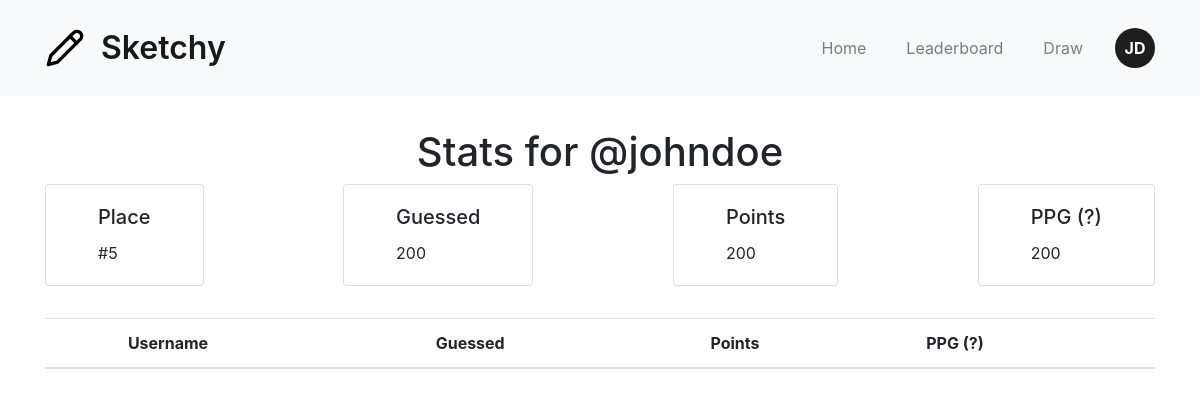
The page /leaderboard on the database as committed earlier.
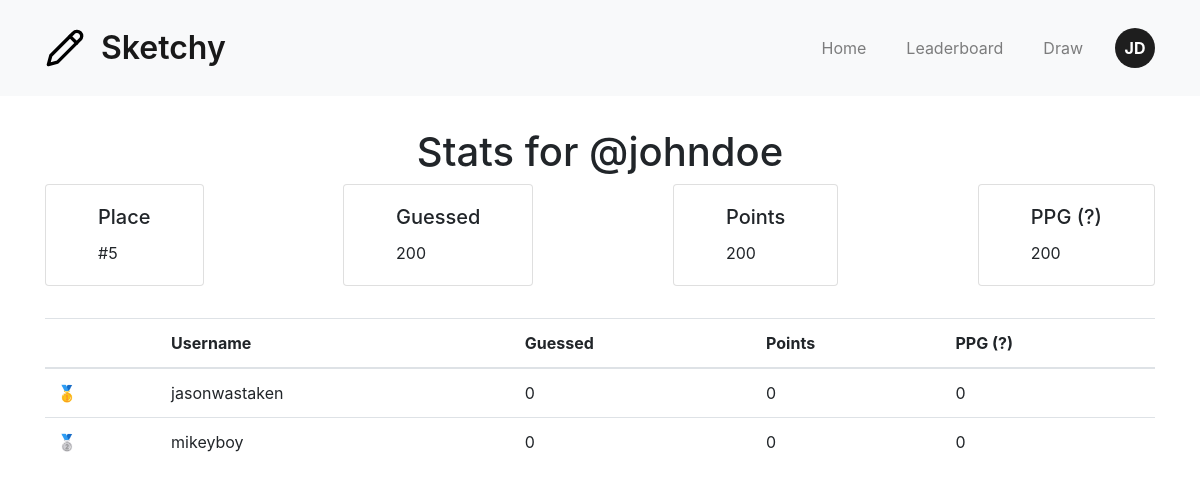
The same page on the database as committed later.
### app/models.py (models this page shows)
class User(db.Model):
    id = db.Column(db.Integer, primary_key=True)
    first_name = db.Column(db.String(50), nullable=False)
    last_name = db.Column(db.String(50), nullable=False)
    username = db.Column(db.String(50), unique=True, nullable=False)
    email = db.Column(db.String(120), unique=True, nullable=False)
    guessed = db.Column(db.Integer, default=0)
    points = db.Column(db.Integer, default=0)
    sketches = db.relationship('Sketch', backref='author', lazy='dynamic')

### app/routes.py (the view)
@app.route('/leaderboard')
def leaderboard():
    leaderboard = db.session.execute(db.select(User).order_by(User.points).limit(200)).scalars()
    return render_template('leaderboard.html', **get_user(), leaderboard=leaderboard)

### app/routes.py (called while the page is built)
def get_user():
    return {
        'username': 'johndoe',
        'first_name': 'John',
        'last_name': 'Doe',
    }

### app/templates/leaderboard.html (shortened to what this page needs)
{% extends "layout.html" %}
{% block head %}
    {{ super() }}
    <link rel="stylesheet" href="{{ url_for('static', filename='css/leaderboard.css') }}">
{% endblock %}
{% block content %}
    <h1>Stats for @{{username}}</h1>
    <div class="stats-grid">
        <div class="card">
            <div class="card-body">
                <h5 class="card-title">Place</h5>
                <p class="card-text">#5</p>
            </div>
        </div>
        <div class="card">
            <div class="card-body">
                <h5 class="card-title">Guessed</h5>
                <p class="card-text">200</p>
            </div>
        </div>
        <div class="card">
            <div class="card-body">
                <h5 class="card-title">Points</h5>
                <p class="card-text">200</p>
            </div>
        </div>
        <div class="card">
            <div class="card-body">
                <h5 class="card-title">PPG (?)</h5>
                <p class="card-text">200</p>
            </div>
        </div>
    </div>
    <table class="table">
        <thead>
            <tr>
                <th scope="col"></th>
                <th scope="col">Username</th>
                <th scope="col">Guessed</th>
                <th scope="col">Points</th>
                <th scope="col">PPG (?)</th>
            </tr>
        </thead>
        <tbody>
            {% for user in leaderboard %}
            <tr>
                <th scope="row centered">
                    {% if loop.index == 1 %}
                        🥇
                    {% elif loop.index == 2 %}
                        🥈
                    {% elif loop.index == 3 %}
                        🥉
                    {% else %}
                        {{loop.index}}
                    {% endif %}
                </th>
                <td>{{user.username}}</td>
                <td>{{user.guessed}}</td>
                <td>{{user.points}}</td>
                <td>{{user.points / user.guessed if user.guessed else 0}}</td>
            </tr>
            <tr>
            {% endfor %}
        </tbody>
    </table>
{% endblock %}

### app/templates/layout.html (shortened to what this page needs)
<!DOCTYPE html>
<html lang="en">
	<head>
        {% block head %}
            <link rel="stylesheet" href="https://stackpath.bootstrapcdn.com/bootstrap/4.5.2/css/bootstrap.min.css">
            <link rel="stylesheet" href="{{ url_for('static', filename='css/style.css') }}">
        {% endblock %}
	</head>
	<body >
        <header>
            <nav class="navbar navbar-expand-sm navbar-light bg-light">
                <div class="container">
                    <a class="navbar-brand" href="/">
                        <img src="{{ url_for('static', filename='images/logo.svg') }}" alt="sketchy logo"/>
                        Sketchy
                    </a>
                    <div class="collapse navbar-collapse" id="navbarNav">
                        <ul class="navbar-nav ml-auto">
                            <li class="nav-item"><a class="nav-link" href="{{ url_for('index') }}">Home</a></li>
                            <li class="nav-item"><a class="nav-link" href="{{ url_for('leaderboard') }}">Leaderboard</a></li>
                            <li class="nav-item"><a class="nav-link" href="{{ url_for('draw') }}">Draw</a></li>
                            {% if username is not none %}
                                <div class="nav-item dropdown avatar">
                                    <a href="#" role="button" id="avatar-dropdown" data-toggle="dropdown" aria-haspopup="true" aria-expanded="false">
                                        {{ first_name[0] }}{{ last_name[0] }}
                                    </a>
                                </div>
                            {% else %}
                                <a class="btn btn-primary" href="{{ url_for('login') }}" role="button">Login</a>
                            {% endif %}
                        </ul>
                    </div>
                </div>
            </nav>
        </header>
        <div class="container">{% block content %}{% endblock %}</div>
	</body>
</html>

### app/static/css/style.css (style rules this page uses)
:root { --primary: #ffffff; --accent: #1E1E1E; --black: #171717; --border: rgba(221, 221, 221, 0.2); --transition-time: 150ms; --border-radius: 0.3em; font-family: 'Inter', sans-serif;; }
body { margin: 0; }
.navbar { height: 6rem; }
.navbar-brand { display: flex; align-items: center; justify-content: center; gap: 1rem; font-weight: 600; font-size: 2rem; }
.navbar-brand > img { width: 2.5rem; height: 2.5rem; }
.navbar-nav { gap: 1.5rem; }
div.avatar { display: flex; justify-content: center; align-items: center; width: 2.5em; height: 2.5em; background-color: var(--accent); text-align: center; border-radius: 50%; cursor: pointer; }
div.avatar > a { color: var(--primary); font-weight: bold; }

### app/static/css/leaderboard.css (style rules this page uses)
.stats-grid { display: flex; flex-direction: row; justify-content: space-between; align-items: center; padding-bottom: 2rem; }
.card { padding: 0 2rem; }
h1 { text-align: center; padding-top: 2rem;; }

Rows that differ between the two databases and show on the page:
added User: username "jasonwastaken", guessed "0", points "0", user.points/user.guessedifuser.guessedelse0 "0"
added User: username "mikeyboy", guessed "0", points "0", user.points/user.guessedifuser.guessedelse0 "0"
